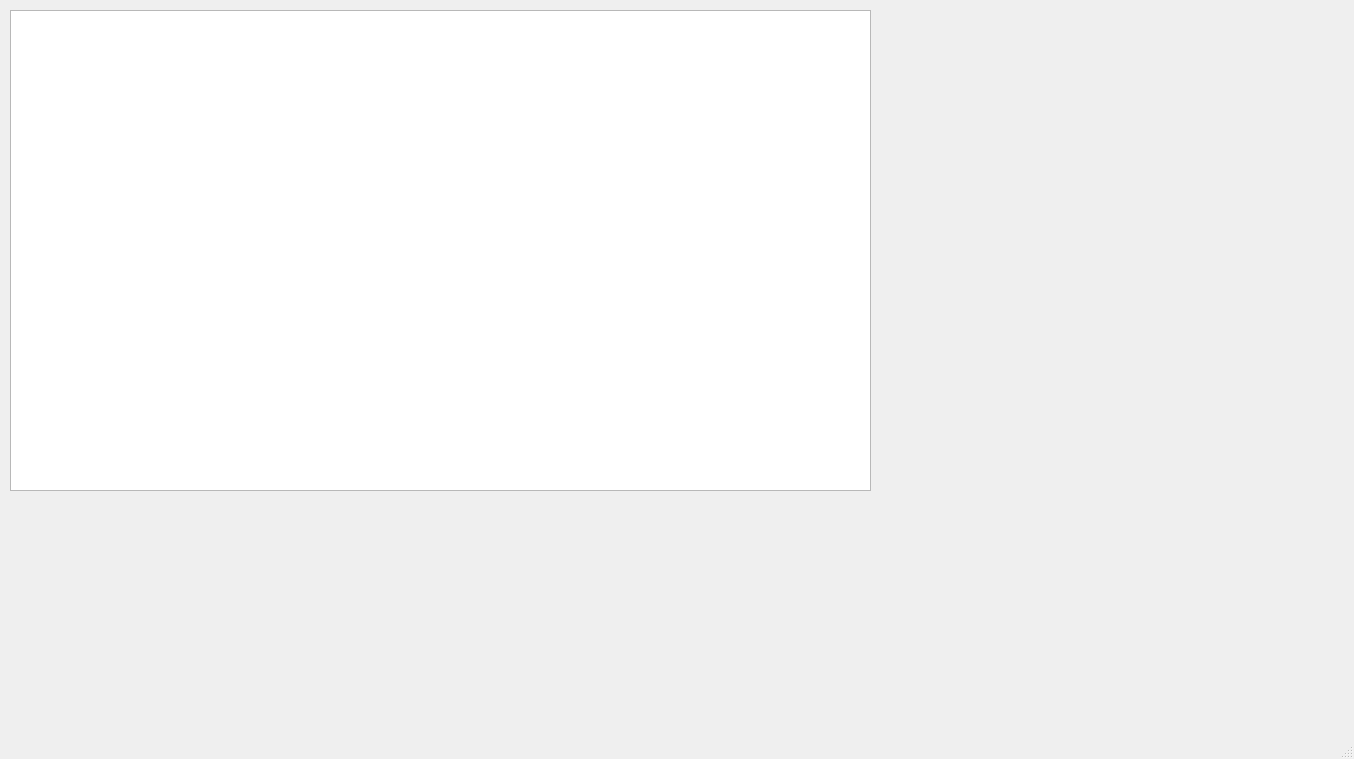
<?xml version="1.0" encoding="UTF-8"?>
<ui version="4.0">
 <class>MainWindow</class>
 <widget class="QMainWindow" name="MainWindow">
  <property name="geometry">
   <rect>
    <x>0</x>
    <y>0</y>
    <width>1354</width>
    <height>759</height>
   </rect>
  </property>
  <property name="windowTitle">
   <string>MainWindow</string>
  </property>
  <widget class="QWidget" name="centralwidget">
   <widget class="InteractiveView" name="view_radar">
    <property name="geometry">
     <rect>
      <x>10</x>
      <y>10</y>
      <width>861</width>
      <height>481</height>
     </rect>
    </property>
   </widget>
  </widget>
  <widget class="QMenuBar" name="menubar">
   <property name="geometry">
    <rect>
     <x>0</x>
     <y>0</y>
     <width>1354</width>
     <height>23</height>
    </rect>
   </property>
  </widget>
  <widget class="QStatusBar" name="statusbar"/>
 </widget>
 <customwidgets>
  <customwidget>
   <class>InteractiveView</class>
   <extends>QGraphicsView</extends>
   <header>interactive_view.h</header>
  </customwidget>
 </customwidgets>
 <resources/>
 <connections/>
</ui>
